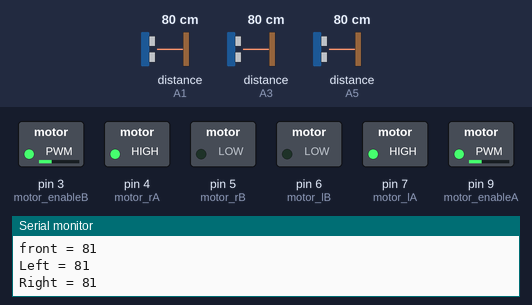
Simulated run of this sketch. Board: Arduino Uno, built with avr-gcc and run on an emulated ATmega328P. On the bench: switched loads named in the sketch (green lamp = pin HIGH), the last lines printed to the serial monitor. Dashed ring = blinking. The test bench sets the inputs (shaded band); at power-on: distance to the obstacle (sensors on A1, A3, A5) 80 cm. The echo pulse lasts 58.3 µs per cm.

Above: at 1.2 s.
1.3 s: distance to the obstacle (sensor on A1) set to 23 cm
3.0 s: distance to the obstacle (sensor on A1) set to 18 cm
At 3.74 s:
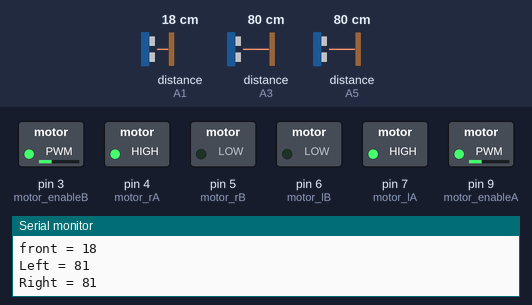
6.0 s: distance to the obstacle (sensor on A3) set to 2 cm
At 6.74 s:
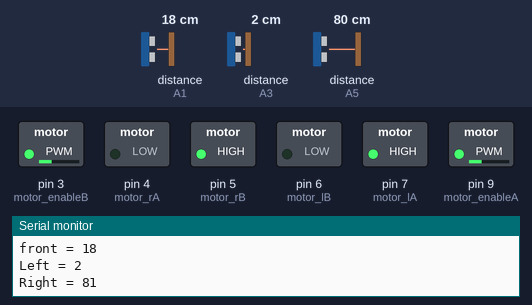
9.0 s: distance to the obstacle (sensor on A3) set to 120 cm
At 9.5 s:
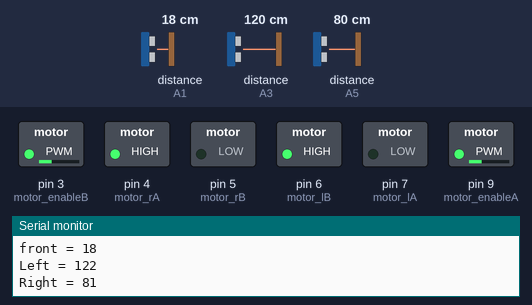
12.0 s: distance to the obstacle (sensor on A3) set to 4 cm
At 12.29 s:
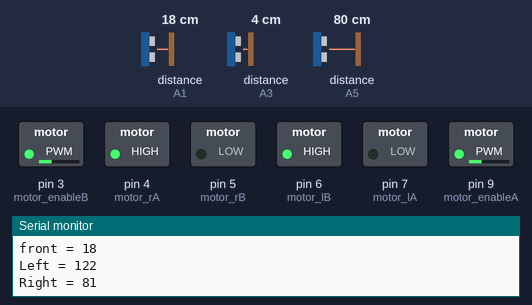
15.0 s: distance to the obstacle (sensor on A5) set to 250 cm
Timing chart, 0 to 19.0 s (numbered marks = the images above; inputs shaded):
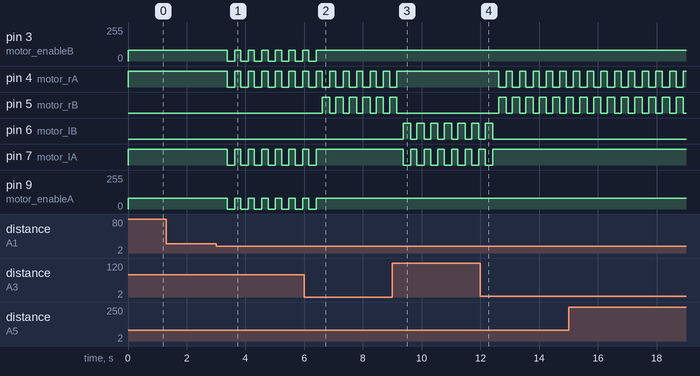

The sketch:

Code_2.ino
```cpp
#include <NewPing.h>

#define TRIGGER_PIN_1  A0   // For Front Sensor.
#define ECHO_PIN_1     A1
#define TRIGGER_PIN_2  A2   // For Left Sensor.
#define ECHO_PIN_2     A3
#define TRIGGER_PIN_3  A4  // For Right Sensor.
#define ECHO_PIN_3     A5
#define MAX_DISTANCE 400 // Maximum distance we want to ping for (in centimeters). Maximum sensor distance is rated at 400-500cm.

NewPing fSensor(TRIGGER_PIN_1, ECHO_PIN_1, MAX_DISTANCE); // NewPing setup of pins and maximum distance.
NewPing lSensor(TRIGGER_PIN_2, ECHO_PIN_2, MAX_DISTANCE);
NewPing rSensor(TRIGGER_PIN_3, ECHO_PIN_3, MAX_DISTANCE);

int motor_lA = 7;
int motor_lB = 6;
int motor_enableA = 9;
int lspeed = 80;

int motor_rA = 4;
int motor_rB = 5;
int motor_enableB = 3;
int rspeed = 79;

void setup() {
  int front_distance = fSensor.ping_cm();
  int left_distance = lSensor.ping_cm();
  int right_distance = rSensor.ping_cm();
  pinMode(motor_lA,OUTPUT);   //left motors forward
  pinMode(motor_lB,OUTPUT);   //left motors reverse
  pinMode(motor_enableA, OUTPUT);

  pinMode(motor_rA,OUTPUT);   //right motors forward
  pinMode(motor_rB,OUTPUT);   //rignt motors reverse
  pinMode(motor_enableB, OUTPUT);

  analogWrite(motor_enableA, 0);
  analogWrite(motor_enableB, 0);
  Serial.begin(9600);
}
  void MoveFront(){
  digitalWrite(motor_lA,1);
  digitalWrite(motor_lB,0);
  digitalWrite(motor_rA,1);
  digitalWrite(motor_rB,0);
  analogWrite(motor_enableA, lspeed);
  analogWrite(motor_enableB, rspeed);
  // delay(300);
}

void MoveRight(){
  digitalWrite(motor_lA,1);
  digitalWrite(motor_lB,0);
  digitalWrite(motor_rA,0);
  digitalWrite(motor_rB,1);
  analogWrite(motor_enableA, (lspeed));
  analogWrite(motor_enableB, (rspeed));
  // delay(300);
}

void MoveLeft(){
  digitalWrite(motor_lA,0);
  digitalWrite(motor_lB,1);
  digitalWrite(motor_rA,1);
  digitalWrite(motor_rB,0);
  analogWrite(motor_enableA, (lspeed));
  analogWrite(motor_enableB, (rspeed));
//  delay(300);
}

void Stop(){
  digitalWrite(motor_lA,0);
  digitalWrite(motor_lB,0);
  digitalWrite(motor_rA,0);
  digitalWrite(motor_rB,0);
  analogWrite(motor_enableA, 0);
  analogWrite(motor_enableB, 0);
//  delay(300);
}

void loop() {
  MoveFront();
    int front_distance = fSensor.ping_cm();
  int left_distance = lSensor.ping_cm();
  int right_distance = rSensor.ping_cm();
  Serial.print("front = ");
  Serial.println(front_distance);
  Serial.print("Left = ");
  Serial.println(left_distance);
  Serial.print("Right = ");
  Serial.println(right_distance);
  delay(50);

  if(front_distance > 20){
    MoveFront();
  }
    else{
      delay(150);
      Stop();
      if(right_distance >left_distance){
      MoveRight();
    }
    else if(left_distance > right_distance){
      MoveLeft();
    }
    }

  delay(250);

}
```

Measured:
- the behaviour switches between 21 and 20 cm on distance to the obstacle (sensor on A1) (found by bisection; images 0 and 1)
- after the input at 3.0 s, pin 3 (motor_enableB): alternates 79/255 for 0.21 s and 0/255 for 0.25 s, starting after 0.38 s; pin 4 (motor_rA), pin 7 (motor_lA): alternates HIGH for 0.21 s and LOW for 0.25 s, starting after 0.38 s; pin 9 (motor_enableA): alternates 80/255 for 0.21 s and 0/255 for 0.25 s, starting after 0.38 s
- after the input at 6.0 s, pin 3 (motor_enableB): goes on until 6.4 s, then stays 79/255; pin 5 (motor_rB): alternates HIGH for 0.25 s and LOW for 0.21 s, starting after 0.61 s; pin 7 (motor_lA): goes on until 6.4 s, then stays HIGH; pin 9 (motor_enableA): goes on until 6.4 s, then stays 80/255
- after the input at 9.0 s, pin 4 (motor_rA): goes on until 9.2 s, then stays HIGH; pin 5 (motor_rB): goes on until 9.2 s, then stays LOW; pin 6 (motor_lB): alternates HIGH for 0.25 s and LOW for 0.22 s, starting after 0.37 s; pin 7 (motor_lA): alternates HIGH for 0.22 s and LOW for 0.25 s, starting after 0.37 s
- after the input at 12.0 s, pin 4 (motor_rA): alternates HIGH for 0.21 s and LOW for 0.25 s, starting after 0.62 s; pin 5 (motor_rB): alternates HIGH for 0.25 s and LOW for 0.21 s, starting after 0.62 s; pin 6 (motor_lB): goes on until 12.4 s, then stays LOW; pin 7 (motor_lA): goes on until 12.4 s, then stays HIGH
